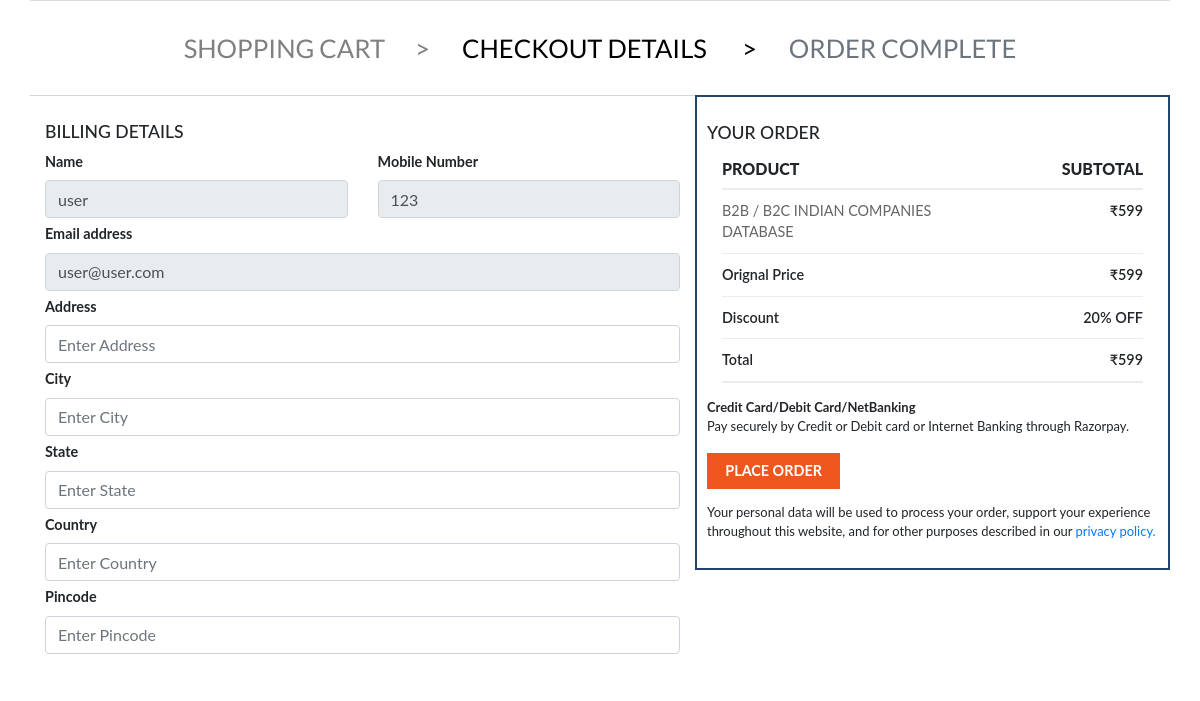
/checkout.php (signed in), run on the app's committed database.
### tables this page shows
CREATE TABLE `user` (
  `id` int(11) NOT NULL,
  `name` varchar(200) NOT NULL,
  `email` varchar(200) NOT NULL,
  `number` varchar(200) NOT NULL,
  `password` varchar(200) NOT NULL,
  `from_ip` varchar(200) NOT NULL,
  `from_browser` varchar(200) NOT NULL,
  `time` varchar(200) NOT NULL
);

CREATE TABLE `b2b` (
  `id` int(200) NOT NULL,
  `image` varchar(3000) NOT NULL,
  `category` varchar(3000) NOT NULL,
  `original_price` int(200) NOT NULL,
  `discounted_price` int(200) NOT NULL,
  `full_description` varchar(2000) NOT NULL,
  `available_field` varchar(2000) NOT NULL,
  `records` varchar(2000) NOT NULL,
  `discount_percentage` varchar(200) NOT NULL,
  `download_link` varchar(800) NOT NULL
);

### checkout.php (the view, shortened to what this page needs)
<?php
include("./php/config.php");
if(array_key_exists("dataexporid", $_COOKIE) and $_COOKIE['dataexporid']){
    $customerid =  $_COOKIE['dataexporid'];
    $query = "SELECT * FROM `user` WHERE id = $customerid";
        if ($result = mysqli_query($conn, $query)) {
                while( $row = mysqli_fetch_array($result)){
                    $customeremail = $row['email'] ;
                    $customername = $row['name'] ;
                    $customerphone = $row['number'] ;
            }
        }
}
elseif (array_key_exists("dataexporid", $_SESSION) and $_SESSION['dataexporid']) {
    $customerid =  $_SESSION['dataexporid'];
    $query = "SELECT * FROM `user` WHERE id = $customerid";
        if ($result = mysqli_query($conn, $query)) {
                while( $row = mysqli_fetch_array($result)){
                    $customeremail = $row['email'] ;
                    $customername = $row['name'] ;
                    $customerphone = $row['number'] ;
            }
        }
}
if(!isset($_GET['Type'] )){
    $type = 1 ;
  }else{
     $type = $_GET['Type'];
  }
  if(!isset($_GET['Product'] )){
    $Product = 1 ;
  }else{
     $Product = $_GET['Product'];
  }
  $query = "SELECT * FROM `product`  WHERE `id` =  $type";
  if ($result = mysqli_query($conn, $query)) {
    if( ! mysqli_num_rows($result) ) {
        header("Location: index");
    } else {
        while( $row = mysqli_fetch_array($result)){
            $table_name = $row['table_name'];
        }
    }
  }
  $query = "SELECT * FROM `$table_name` where `id` =  $Product ";
  if ($result = mysqli_query($conn, $query)) {
      if( ! mysqli_num_rows($result) ) {
          header("Location: index");
      }else{
          while( $row = mysqli_fetch_array($result)){
              $category = $row['category'];
              $original_price = $row['original_price'];
              $discounted_price = $row['discounted_price'];
              $discount_percentage = $row['discount_percentage'];
          }
        }
    }
?>
<!DOCTYPE html>
<html lang="en">
<head>
    <link rel="stylesheet" href="css/bootstrap.min.css">
    <link rel="stylesheet" href="css/style.css">
</head>
<body>
    <div class="d-none d-lg-block">
        <div class="container" style="border-top: 1px solid rgb(221, 221, 221); padding: 20px 0px;">
            <div class="container font-Lato-Regular" style="width: 100%;">
                <ul class="nav">
                    <li class="nav-item" style="margin-right: 0px;">
                        <a class="nav-link" >SHOPPING CART<span style="margin-left: 30px;">></span></a>
                    </li>
                    <li class="nav-item" style="margin-left: 0px; margin-right: 0px;">
                        <a class="nav-link active" >CHECKOUT DETAILS <span
                                style="margin-left: 30px;">></span></a>
                    </li>
                    <li class="nav-item" style="margin-left: 0px;">
                        <a class="nav-link disabled" >ORDER COMPLETE </a>
                    </li>
                </ul>
            </div>
            <div>
                <div class="container" style="margin-top: 20px;" class="font-Lato-Regular" style="font-weight: bold;">
                    <div class="row" style="font-weight: bold;">
                        <div class="col-7" style="border-top:1px solid rgb(218, 211, 211)">
                            <h3 style="font-size: 1.1em; margin-top: 25px;">BILLING DETAILS</h3>
                            <div style="font-size: .9em;">
                                    <div class="row">
                                        <div class="col">
                                            <label for="exampleInputEmail1">Name</label>
                                            <input type="text" class="form-control" id="name"  value="<?= $customername ?>" readonly>
                                        </div>
                                        <div class="col">
                                            <label for="exampleInputEmail1">Mobile Number</label>
                                            <input type="text" id="phone" value="<?= $customerphone ?>" class="form-control" readonly>
                                        </div>
                                    </div>
                                    <div class="row" style="margin-top: 5px;">
                                        <div class="col">
                                            <label for="exampleInputEmail1">Email address</label>
                                            <input type="email" class="form-control" id="email"  value="<?= $customeremail ?>" readonly>
                                        </div>
                                    </div>
                                    <div class="row" style="margin-top: 5px;">
                                        <div class="col">
                                            <label for="exampleInputEmail1">Address</label>
                                            <input type="text" class="form-control"
                                            id="address" placeholder="Enter Address">
                                        </div>
                                    </div>
                                    <div class="row" style="margin-top: 5px;">
                                        <div class="col">
                                            <label for="exampleInputEmail1">City</label>
                                            <input type="text" class="form-control"  id="city"  placeholder="Enter City">
                                        </div>
                                    </div>
                                    <div class="row" style="margin-top: 5px;">
                                        <div class="col">
                                            <label for="exampleInputEmail1">State</label>
                                            <input type="text" class="form-control" id="state"  placeholder="Enter State">
                                        </div>
                                    </div>
                                    <div class="row" style="margin-top: 5px;">
                                        <div class="col">
                                            <label for="exampleInputEmail1">Country</label>
                                            <input type="text" class="form-control" id="country"  placeholder="Enter Country">
                                        </div>
                                    </div>
                                    <div class="row" style="margin-top: 5px;">
                                        <div class="col">
                                            <label for="exampleInputEmail1">Pincode</label>
                                            <input type="email" class="form-control" id="pincode"  placeholder="Enter Pincode">
                                        </div>
                                    </div>
                            </div>
                        </div>
                        <div class="col-5" style="border:2px solid #24436e; height: 50%; padding: 10px; position: sticky; top:0;">
                            <h3 style="font-size: 1.1em; margin-top: 15px;margin-bottom: 15px;">YOUR ORDER</h3>
                            <div class="container" style="font-size: .9em;">
                                <div style="border-bottom: 2px solid #ececec;padding-bottom: 10px;margin-bottom: 10px;display: flex;width: 100%;">
                                    <div class="col-6 p-0">
                                        <h6 class="mb-0" style="font-weight: 800;">PRODUCT</h6>
                                    </div>
                                    <div class="col-6 p-0" style="text-align: right;">
                                        <h6 class="mb-0" style="font-weight: 800;">SUBTOTAL</h6>
                                    </div>
                                </div>
                                <div style="border-bottom: 1px solid #ececec;padding-bottom: 10px;margin-bottom: 10px;display: flex;width: 100%;">
                                    <div class="col-6 p-0">
                                        <p class="mb-0" style="font-weight: 400;color: #666;"> <?=$category?></p>
                                    </div>
                                    <div class="col-6 p-0" style="text-align: right;">
                                        <p class="mb-0" style="font-weight: 600;">₹<?=number_format($discounted_price)?></p>
                                    </div>
                                </div>
                                <div style="border-bottom: 1px solid #ececec;padding-bottom: 10px;margin-bottom: 10px;display: flex;width: 100%;">
                                    <div class="col-6 p-0">
                                        <p class="mb-0" style="font-weight: 600;">Orignal Price</p>
                                    </div>
                                    <div class="col-6 p-0" style="text-align: right;">
                                        <p class="mb-0" style="font-weight: 600;">₹<?=number_format($original_price)?></p>
                                    </div>
                                </div>
                                <div style="border-bottom: 1px solid #ececec;padding-bottom: 10px;margin-bottom: 10px;display: flex;width: 100%;">
                                    <div class="col-6 p-0">
                                        <p class="mb-0" style="font-weight: 600;">Discount</p>
                                    </div>
                                    <div class="col-6 p-0" style="text-align: right;">
                                        <p class="mb-0" style="font-weight: 600;"><?=$discount_percentage?>% OFF</p>
                                    </div>
                                </div>
                                <div style="border-bottom: 2px solid #ececec;padding-bottom: 10px;margin-bottom: 10px;display: flex;width: 100%;">
                                    <div class="col-6 p-0">
                                        <p class="mb-0" style="font-weight: 600;">Total</p>
                                    </div>
                                    <div class="col-6 p-0" style="text-align: right;">
                                        <p class="mb-0" style="font-weight: 600;">₹<?=number_format($discounted_price)?></p>
                                    </div>
                                </div>
                            </div>
                            <div style="font-size: .9em;">
                                <p style="margin-top: 15px; margin-bottom: 0;font-size: .9em;">Credit Card/Debit Card/NetBanking</p>
                                <p style="font-size: .9em;font-weight:normal">Pay securely by Credit or Debit card or Internet Banking through Razorpay.</p>
                                <button type="button" class="btn"
                                style="background-color: #ef561e; color: white;border-radius: 0%; font-weight: bold;font-size: 1em;margin-bottom: 1em;padding: 0 1.2em;min-height: 2.5em;"
                                id="razorpaycheckout">PLACE ORDER</button>
                                <p style="font-size: .9em;font-weight:normal">Your personal data will be used to process your order, support your experience throughout this website, and for other purposes described in our <a href="policy">privacy policy.</a></p>
                            </div>
                        </div>
                    </div>
                </div>
            </div>
        </div>
    </div>
</body>
</html>

### css/style.css (style rules this page uses)
.font-Lato-Regular { font-family: Lato-Regular; }
body { font-family: "Lato", sans-serif; }

### checkout.php (style rules this page uses)
.nav-item { margin: auto; font-weight: normal; font-size: 1.6em; }
.nav-item a { color: #808080; }
.active { color: black !important; }

### data on the page
user: name "user", number "123", email "user@user.com"
b2b: category "B2B / B2C INDIAN COMPANIES DATABASE", discounted_price "599", original_price "599", discount_percentage "20"
